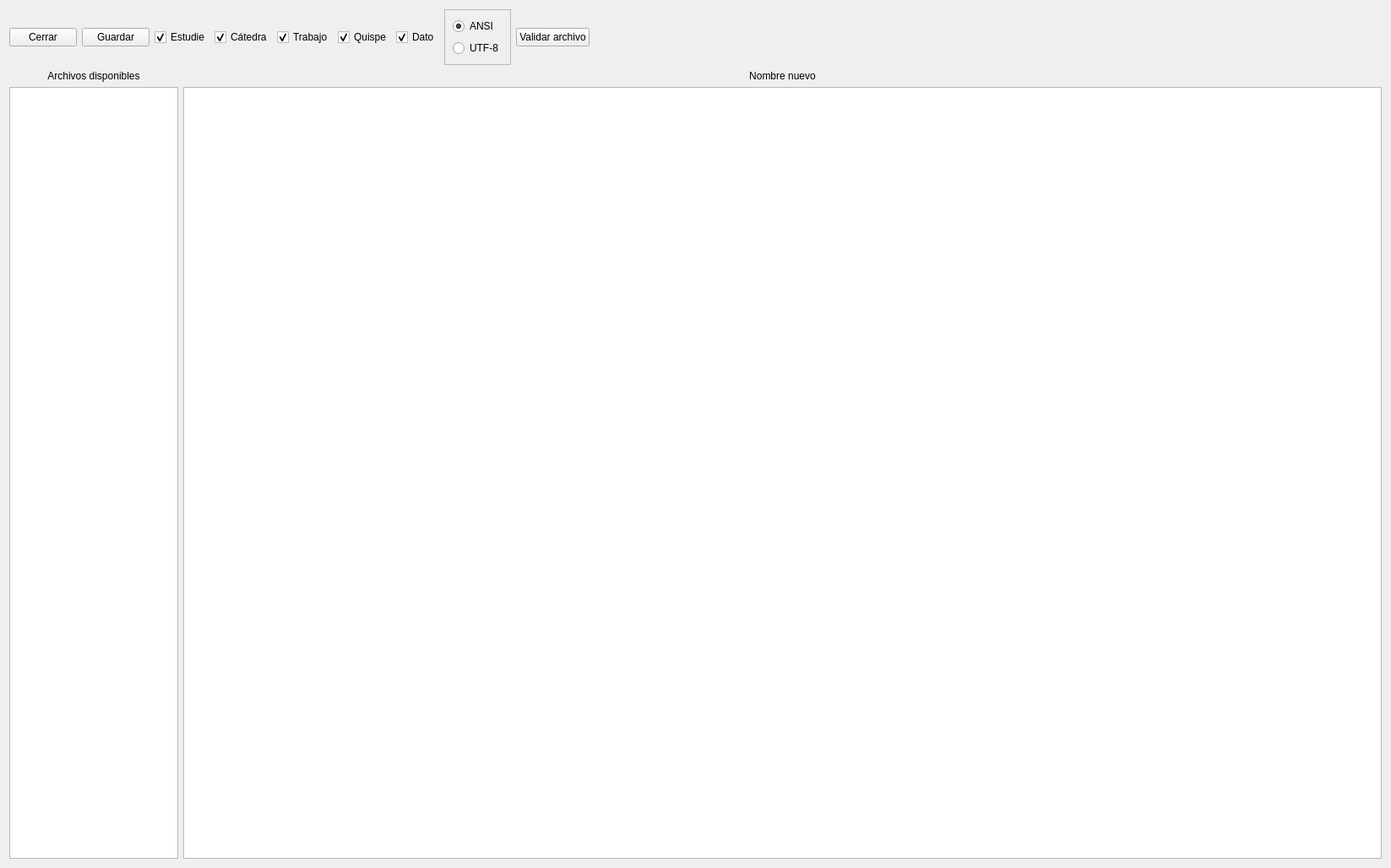
<?xml version="1.0" encoding="UTF-8"?>
<ui version="4.0">
 <class>Resultados</class>
 <widget class="QWidget" name="Resultados">
  <property name="geometry">
   <rect>
    <x>0</x>
    <y>0</y>
    <width>1647</width>
    <height>1028</height>
   </rect>
  </property>
  <property name="windowTitle">
   <string>Edición de Resultados</string>
  </property>
  <layout class="QVBoxLayout" name="verticalLayout">
   <item>
    <layout class="QHBoxLayout" name="horizontalLayout">
     <item>
      <widget class="QPushButton" name="btnCerrar">
       <property name="text">
        <string>Cerrar</string>
       </property>
      </widget>
     </item>
     <item>
      <widget class="QPushButton" name="btnGuardar">
       <property name="text">
        <string>Guardar</string>
       </property>
      </widget>
     </item>
     <item>
      <widget class="QCheckBox" name="chkEstudie">
       <property name="text">
        <string>Estudie</string>
       </property>
       <property name="checked">
        <bool>true</bool>
       </property>
      </widget>
     </item>
     <item>
      <widget class="QCheckBox" name="chkCatedra">
       <property name="text">
        <string>Cátedra</string>
       </property>
       <property name="checked">
        <bool>true</bool>
       </property>
      </widget>
     </item>
     <item>
      <widget class="QCheckBox" name="chkTrabajo">
       <property name="text">
        <string>Trabajo</string>
       </property>
       <property name="checked">
        <bool>true</bool>
       </property>
      </widget>
     </item>
     <item>
      <widget class="QCheckBox" name="chkQuispe">
       <property name="text">
        <string>Quispe</string>
       </property>
       <property name="checked">
        <bool>true</bool>
       </property>
      </widget>
     </item>
     <item>
      <widget class="QCheckBox" name="chkDato">
       <property name="text">
        <string>Dato</string>
       </property>
       <property name="checked">
        <bool>true</bool>
       </property>
      </widget>
     </item>
     <item>
      <widget class="QFrame" name="frame">
       <property name="frameShape">
        <enum>QFrame::Shape::StyledPanel</enum>
       </property>
       <property name="frameShadow">
        <enum>QFrame::Shadow::Raised</enum>
       </property>
       <layout class="QVBoxLayout" name="verticalLayout_2">
        <item>
         <widget class="QRadioButton" name="radioANSI">
          <property name="text">
           <string>ANSI</string>
          </property>
          <property name="checked">
           <bool>true</bool>
          </property>
         </widget>
        </item>
        <item>
         <widget class="QRadioButton" name="radioUTF">
          <property name="text">
           <string>UTF-8</string>
          </property>
         </widget>
        </item>
       </layout>
      </widget>
     </item>
     <item>
      <widget class="QPushButton" name="btnValidar">
       <property name="text">
        <string>Validar archivo</string>
       </property>
      </widget>
     </item>
     <item>
      <spacer name="horizontalSpacer">
       <property name="orientation">
        <enum>Qt::Orientation::Horizontal</enum>
       </property>
       <property name="sizeHint" stdset="0">
        <size>
         <width>40</width>
         <height>20</height>
        </size>
       </property>
      </spacer>
     </item>
    </layout>
   </item>
   <item>
    <layout class="QHBoxLayout" name="horizontalLayout_2">
     <item>
      <widget class="QLabel" name="lblArchivos">
       <property name="minimumSize">
        <size>
         <width>200</width>
         <height>0</height>
        </size>
       </property>
       <property name="maximumSize">
        <size>
         <width>200</width>
         <height>16777215</height>
        </size>
       </property>
       <property name="text">
        <string>Archivos disponibles</string>
       </property>
       <property name="alignment">
        <set>Qt::AlignmentFlag::AlignCenter</set>
       </property>
      </widget>
     </item>
     <item>
      <widget class="QLabel" name="lblNombreNuevo">
       <property name="text">
        <string>Nombre nuevo</string>
       </property>
       <property name="alignment">
        <set>Qt::AlignmentFlag::AlignCenter</set>
       </property>
      </widget>
     </item>
    </layout>
   </item>
   <item>
    <layout class="QHBoxLayout" name="horizontalLayout_3" stretch="1,5">
     <item>
      <widget class="QListWidget" name="listArchivos">
       <property name="minimumSize">
        <size>
         <width>200</width>
         <height>0</height>
        </size>
       </property>
       <property name="maximumSize">
        <size>
         <width>200</width>
         <height>16777215</height>
        </size>
       </property>
      </widget>
     </item>
     <item>
      <widget class="QTextEdit" name="txtTexto">
       <property name="font">
        <font>
         <family>Menlo</family>
         <pointsize>14</pointsize>
        </font>
       </property>
       <property name="html">
        <string>&lt;!DOCTYPE HTML PUBLIC &quot;-//W3C//DTD HTML 4.0//EN&quot; &quot;http://www.w3.org/TR/REC-html40/strict.dtd&quot;&gt;
&lt;html&gt;&lt;head&gt;&lt;meta name=&quot;qrichtext&quot; content=&quot;1&quot; /&gt;&lt;meta charset=&quot;utf-8&quot; /&gt;&lt;style type=&quot;text/css&quot;&gt;
p, li { white-space: pre-wrap; }
hr { height: 1px; border-width: 0; }
li.unchecked::marker { content: &quot;\2610&quot;; }
li.checked::marker { content: &quot;\2612&quot;; }
&lt;/style&gt;&lt;/head&gt;&lt;body style=&quot; font-family:'Menlo'; font-size:14pt; font-weight:400; font-style:normal;&quot;&gt;
&lt;p style=&quot;-qt-paragraph-type:empty; margin-top:0px; margin-bottom:0px; margin-left:0px; margin-right:0px; -qt-block-indent:0; text-indent:0px; font-size:18pt;&quot;&gt;&lt;br /&gt;&lt;/p&gt;&lt;/body&gt;&lt;/html&gt;</string>
       </property>
      </widget>
     </item>
    </layout>
   </item>
  </layout>
 </widget>
 <resources/>
 <connections/>
</ui>
